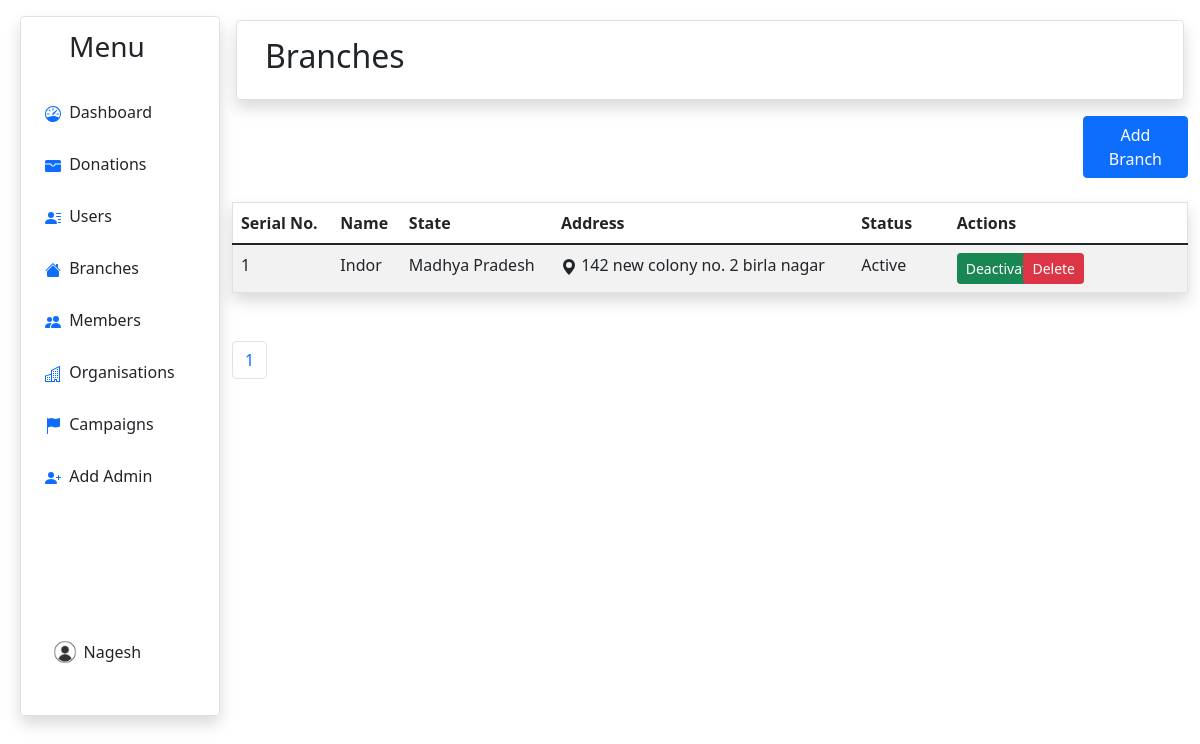
The app's page /adminmodule/branch (signed in) with its own data.
### adminmodule/models.py (models this page shows, shortened)
class Admins(models.Model):
    name = models.CharField(max_length=50)
    email = models.CharField(max_length=50)
    password = models.CharField(max_length=50,default='12345')
    status = models.CharField(max_length=10,default="active")

class State(models.Model):
    name = models.CharField(max_length=50)
    sdesc = models.CharField(max_length=100,default="-")
    def __str__(self):
        return self.name

### branch/models.py (models this page shows, shortened)
class Branch(models.Model):
    bname = models.CharField(max_length=50)
    email = models.CharField(max_length=50)
    sid = models.ForeignKey(State,on_delete=models.CASCADE,default=1)
    cid = models.ForeignKey(City,on_delete=models.CASCADE,default=1)
    password = models.CharField(max_length=50,default='12345')
    address = models.CharField(max_length=500,default="india")
    status = models.CharField(max_length=10,default="Inactive")

### adminmodule/views.py (the view, shortened to what this page needs)
# urls.py: path('branch', views.branch, name='branch'),
def branch(request):
    try:
        if request.session['userid'] !="":
            branch = Branch.objects.filter(~Q(status="deleted"))
            states = State.objects.all()
            cities = City.objects.all()
            member_paginator = Paginator(branch, 8)
            page_num = request.GET.get('page')
            page = member_paginator.get_page(page_num)
            params={'branch':page,"states": states,"cities":cities,"admin":Admins.objects.get(id=request.session['userid'])}
            return render(request,'adminmodule/branch.html',params)
        else:
            return redirect('../adminmodule/login')
    except:
        return redirect('../adminmodule/login')

### templates/adminmodule/branch.html (shortened to what this page needs)
{% extends "./base.html" %}
{% block content %}
<div class="row shadow p-3 mb-3 bg-body rounded m-1 border">
  <h2>Branches</h2>
</div>
<button type="button" class="btn btn-primary" data-bs-toggle="modal" data-bs-target="#addBranchModal"
  style="margin-left: 89%;">
  Add Branch
</button>
<br>
<br>
{% if branch %}
<table class="table table-striped project-orders-table shadow p-3 mb-5 bg-body border rounded">
  <thead>
    <tr>
      <th class="ml-5">Serial No.</th>
      <th>Name</th>
      <th>State</th>
      <th>Address</th>
      <th>Status</th>
      <th>Actions</th>
    </tr>
  </thead>
  <tbody>
    {% for i in branch %}
    <tr>
      <td>{{forloop.counter}}</td>
      <td>{{i.bname}}</td>
      <td>{{i.sid}}</td>
      <td>
        <svg xmlns="http://www.w3.org/2000/svg" width="16" height="16" fill="currentColor" class="bi bi-geo-alt-fill" viewBox="0 0 16 16">
          <path d="M8 16s6-5.686 6-10A6 6 0 0 0 2 6c0 4.314 6 10 6 10zm0-7a3 3 0 1 1 0-6 3 3 0 0 1 0 6z"/>
        </svg>
        {{i.address}}</td>
      <td style="width: 10%;" id="status">{{i.status}}
      </td>
      <td style="width: 25%;">
        <div class="d-flex align-items-center">
          <span style="width: 30%;">
            <button type="button" class="btn btn-success btn-sm btn-icon-text mr-3">
              <a id="activate" href="../adminmodule/activatebranch?data={{i.pk}}"
                style="text-decoration:None; color:white;">
                {% if i.status == "Inactive" %}
                Activate
                {% else %}
                Deactivate
                {% endif %}
              </a>
            </button>
          </span>
          <button type="button" class="btn btn-danger btn-sm btn-icon-text">
            <a name="delete" href="../adminmodule/deleteinstance?data={{i.pk}}&op=1"
              style="text-decoration:None; color:white;">Delete</a>
          </button>
        </div>
      </td>
    </tr>
    {% endfor %}
  </tbody>
</table>
<nav aria-label="Page navigation example">
  <ul class="pagination" class="mx-auto">
    <li class="page-item"><a class="page-link" href="#">{{branch.number}}</a></li>
  </ul>
</nav>
{% else %}
<h3 class="mx-auto" style="width: 300px;">
  There is no Branch
</h3>
{% endif %}
<br>
{% endblock %}

### templates/adminmodule/base.html (shortened to what this page needs)
<!doctype html>
<html lang="en">
<head>
    <link href="https://cdn.jsdelivr.net/npm/bootstrap@5.1.3/dist/css/bootstrap.min.css" rel="stylesheet"
>
</head>
<body>
    <div class="container-fluid">
        <div class="row flex-nowrap">
            <div class="col-auto col-md-3 col-xl-2 px-sm-2 px-0 shadow mt-3 rounded border"
                style="margin-left:20px; height: 700px;">
                <div class="d-flex flex-column align-items-center align-items-sm-start px-3 pt-2">
                    <a href="/" class="d-flex align-items-center pb-3 mb-md-0 me-md-auto  text-decoration-none">
                        <span class="fs-3 d-none d-sm-inline text-dark ms-4">Menu</span>
                    </a>
                    <ul class="nav nav-pills flex-column mb-sm-auto mb-0 align-items-center align-items-sm-start"
                        id="menu">
                        <li class="nav-item">
                            <a href="../adminmodule/" class="nav-link align-middle px-0">
                                 <span class="ms-1 d-none d-sm-inline text-dark" ">Dashboard</span>
                            </a>
                        </li>
                        <li>
                            <a href=" ../adminmodule/showdonations" class="nav-link px-0 align-middle">
                                     <span
                                        class="ms-1 d-none d-sm-inline text-dark">Donations</span>
                            </a>
                        </li>
                        <li>
                            <a href="../adminmodule/showusers" class="nav-link px-0 align-middle">
                                 <span
                                    class="ms-1 d-none d-sm-inline text-dark">Users</span>
                            </a>
                        </li>
                        <li>
                            <a href="../adminmodule/branch" class="nav-link px-0 align-middle">
                                 <span
                                    class="ms-1 d-none d-sm-inline text-dark">Branches</span>
                            </a>
                        </li>
                        <li>
                            <a href="../adminmodule/member" class="nav-link px-0 align-middle">
                                 <span
                                    class="ms-1 d-none d-sm-inline text-dark">Members</span>
                            </a>
                        </li>
                        <li>
                            <a href="../adminmodule/org" class="nav-link px-0 align-middle">
                                 <span
                                    class="ms-1 d-none d-sm-inline text-dark">Organisations</span>
                            </a>
                        </li>
                        <li>
                            <a href="../adminmodule/campaign" class="nav-link px-0 align-middle">
                                 <span
                                    class="ms-1 d-none d-sm-inline text-dark">Campaigns</span>
                            </a>
                        </li>
                        <li>
                            <a href="../adminmodule/addadmin" class="nav-link px-0 align-middle">
                                 <span class="ms-1 d-none d-sm-inline text-dark">Add
                                    Admin</span>
                            </a>
                        </li>
                    </ul>
                    <div class="dropdown pb-1" style="margin-left: 3%; margin-top: 70%; width: 10%;">
                        <a href="#" class="d-flex align-items-center text-white text-decoration-none dropdown-toggle"
                            id="dropdownUser1" data-bs-toggle="dropdown" aria-expanded="false">
                            <img src="../media/userprofile.jpg" alt="" width="30" height="30" class="rounded-circle">
                            <span class="d-none d-sm-inline mx-1 text-dark">{{admin.name}}</span>
                        </a>
                    </div>
                </div>
            </div>
            <div class="col py-3">
                {% block content %}
                {% endblock %}
            </div>
        </div>
    </div>
</body>
</html>

### records on screen
Admins: name "Nagesh"
Branch: bname "Indor", sid "Madhya Pradesh", address "142 new colony no. 2 birla nagar", status "Active", shows "Deactivate"

### other values on screen
{{ branch.number }} "1"
